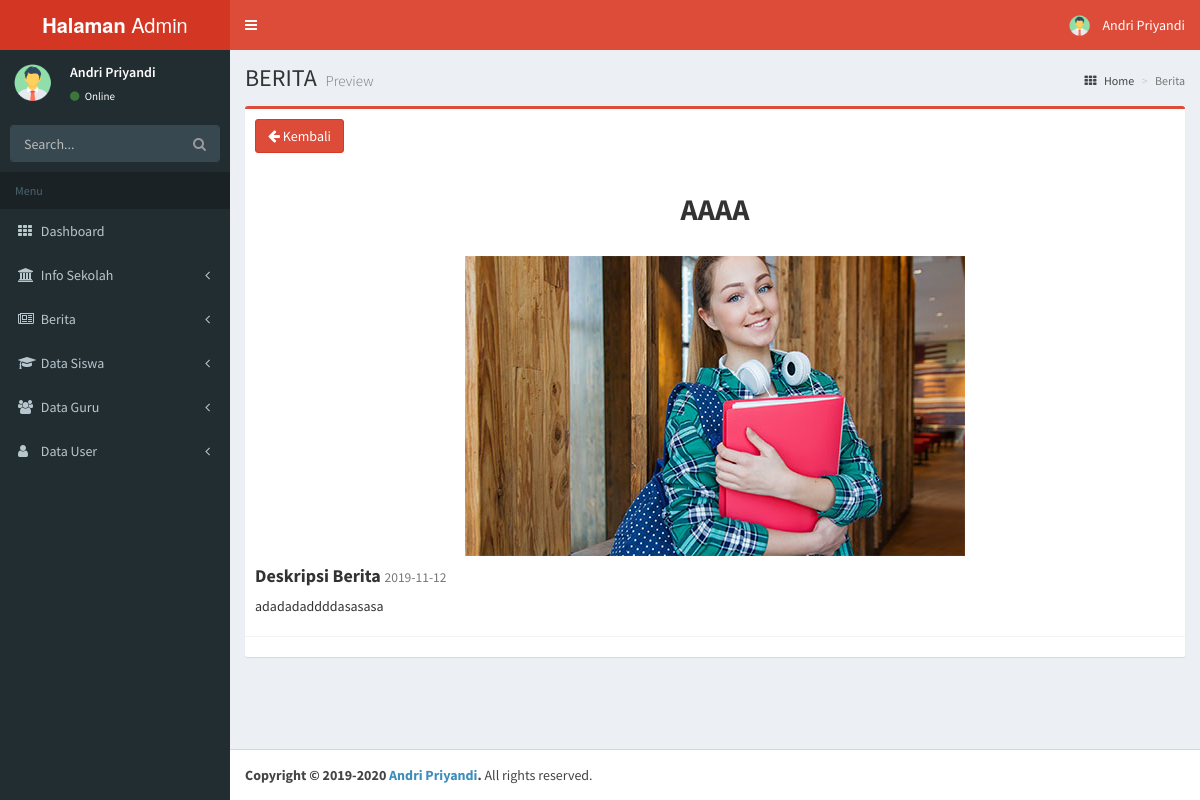
Screenshot of /dashboard/admin/ViewBerita.php?id=4 (signed in) with the database file from the repository.
### tables this page shows
CREATE TABLE `user` (
  `id` int(11) NOT NULL,
  `nama` varchar(100) NOT NULL,
  `username` varchar(100) NOT NULL,
  `password` varchar(100) NOT NULL,
  `level` varchar(100) NOT NULL,
  `foto` varchar(255) NOT NULL
);

CREATE TABLE `berita` (
  `id` int(11) NOT NULL,
  `judul` varchar(255) NOT NULL,
  `tanggal` date NOT NULL,
  `isi` text NOT NULL,
  `penulis` varchar(255) NOT NULL,
  `foto` varchar(255) NOT NULL
);

### dashboard/admin/ViewBerita.php (the view, shortened to what this page needs)
<?php include "_partials/meta.php"; ?>
<?php include "_partials/head.php"; ?>
<?php include "_partials/sidebar.php";?>
<div class="wrapper">
      <div class="content-wrapper">
        <section class="content-header">
          <h1>BERITA <small>Preview</small></h1>
          <ol class="breadcrumb">
            <li><a href="index.php"><i class="fa fa-th"></i> Home</a></li>
            <li class="active">Berita</li>
          </ol>
        </section>
         <?php
            include "../conf/koneksi.php";
            $id = $_GET['id'];
            $query = "SELECT * FROM berita WHERE id ='".$id."' ";
            $sql = mysqli_query($koneksi, $query);
            $data = mysqli_fetch_array($sql);
          ?>
        <section class="content">
        	 <div class="row">
            <div class="col-md-12">
              <div class="box box-danger">
                <div class="box-header">
                  <h3 class="box-title"><a href="TampilanBerita.php" class="btn btn-danger"><i class="fa fa-arrow-left"></i> Kembali</a></h3>
                </div>
                  <div class="box-body">
                    <h2 align="center"><b><?php echo $data['judul']; ?></b></h2><br>
                    <center>
                        <img src="proses/images/<?php echo $data['foto']; ?>" style="width: 500px;">
                    </center>
                    <h4><b> Deskripsi Berita </b><small><?php echo $data['tanggal'] ?></small></h4>
                    <p><?php echo $data['isi'] ?></p>
                  </div>
                  <div class="box-footer">
                  </div>
        </section>
      </div>
      <?php include "_partials/footer.php"; ?>
    </div>
  </body>
</html>

### dashboard/admin/_partials/head.php (shortened to what this page needs)
<header class="main-header">
  <a href="#" class="logo">
    <span class="logo-lg"><b>Halaman</b> Admin</span>
  </a>
  <nav class="navbar navbar-static-top" role="navigation">
    <a href="#" class="sidebar-toggle" data-toggle="offcanvas" role="button">
    </a>
    <div class="navbar-custom-menu">
      <ul class="nav navbar-nav">
        <li class="dropdown user user-menu">
          <a href="#" class="dropdown-toggle" data-toggle="dropdown">
            <img src="proses/images/<?= $data['foto']; ?>" class="user-image" alt="User Image"/>
            <span class="hidden-xs"><?php echo $data['nama']; ?></span>
          </a>
        </li>
      </ul>
    </div>
  </nav>
</header>

### dashboard/admin/_partials/sidebar.php (shortened to what this page needs)
<aside class="main-sidebar">
  <section class="sidebar">
    <div class="user-panel">
      <div class="pull-left image">
        <img src="proses/images/<?= $data['foto']; ?>" class="img-circle" alt="User Image" />
      </div>
      <div class="pull-left info">
        <p><?php echo $data['nama']; ?></p>
        <a href="#"><i class="fa fa-circle text-success"></i> Online</a>
      </div>
    </div>
          <form action="#" method="get" class="sidebar-form">
            <div class="input-group">
              <input type="text" name="q" class="form-control" placeholder="Search..."/>
              <span class="input-group-btn">
                <button type='submit' name='search' id='search-btn' class="btn btn-flat"><i class="fa fa-search"></i></button>
              </span>
            </div>
          </form>
    <ul class="sidebar-menu">
      <li class="header">Menu</li>
      <li class=" <?php if($page == 'Home'){ echo 'active'; } ?>">
        <a href="index.php">
          <i class="fa fa-th"></i> <span>Dashboard</span>
        </a>
      </li>
      <li class="<?php if($page == 'EditHome' || $page == 'EditSP' || $page == 'EditPS' || $page == 'EditAbout' || $page == 'Kontak' ){ echo 'active'; } ?>">
        <a href="#">
          <i class="fa fa-university"></i>
          <span>Info Sekolah</span>
          <i class="fa fa-angle-left pull-right"></i>
        </a>
      </li>
      <li class="<?php if($page == 'Berita' || $page == 'TampilanBerita' ){ echo 'active'; } ?>">
        <a href="#">
          <i class="fa fa-newspaper-o"></i> <span>Berita</span>
          <i class="fa fa-angle-left pull-right"></i>
        </a>
      </li>
      <li class=" <?php if($page == 'TambahSiswa' || $page == 'ListSiswa' ){ echo 'active'; } ?>">
        <a href="#">
          <i class="fa fa-mortar-board"></i>
          <span>Data Siswa</span>
          <i class="fa fa-angle-left pull-right"></i>
        </a>
      </li>
      <li class="<?php if($page == 'TambahGuru' || $page == 'ListGuru' ){ echo 'active'; } ?>">
        <a href="#">
          <i class="fa fa-group"></i> <span>Data Guru</span>
          <i class="fa fa-angle-left pull-right"></i>
        </a>
      </li>
      <li class="<?php if($page == 'TambahUser' || $page == 'ListUser' ){ echo 'active'; } ?>">
        <a href="#">
          <i class="fa fa-user"></i> <span>Data User</span>
          <i class="fa fa-angle-left pull-right"></i>
        </a>
      </li>
  </section>
</aside>

### rows the page displays
user: foto (picture), nama "Andri Priyandi"
berita: judul "AAAA", foto (picture), tanggal "2019-11-12", isi "adadadaddddasasasa"
